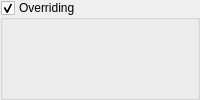
            <widget class="GroupBox" name="grpOverriding">
             <property name="enabled">
              <bool>true</bool>
             </property>
             <property name="title">
              <string>Overriding</string>
             </property>
             <property name="checkable">
              <bool>true</bool>
             </property>
             <property name="overrided" stdset="0">
              <bool>false</bool>
             </property>
             <layout class="QHBoxLayout" name="horizontalLayout_14">
              <property name="leftMargin">
               <number>8</number>
              </property>
              <property name="topMargin">
               <number>8</number>
              </property>
              <property name="rightMargin">
               <number>8</number>
              </property>
              <property name="bottomMargin">
               <number>8</number>
              </property>
              <item>
               <widget class="QWidget" name="widgetFeed" native="true">
                <layout class="QVBoxLayout" name="verticalLayout_22">
                 <property name="leftMargin">
                  <number>0</number>
                 </property>
                 <property name="topMargin">
                  <number>0</number>
                 </property>
                 <property name="rightMargin">
                  <number>0</number>
                 </property>
                 <property name="bottomMargin">
                  <number>0</number>
                 </property>
                 <item>
                  <widget class="SliderBox" name="slbFeedOverride" native="true"/>
                 </item>
                 <item>
                  <widget class="SliderBox" name="slbRapidOverride" native="true"/>
                 </item>
                 <item>
                  <widget class="SliderBox" name="slbSpindleOverride" native="true"/>
                 </item>
                </layout>
               </widget>
              </item>
             </layout>
            </widget>
